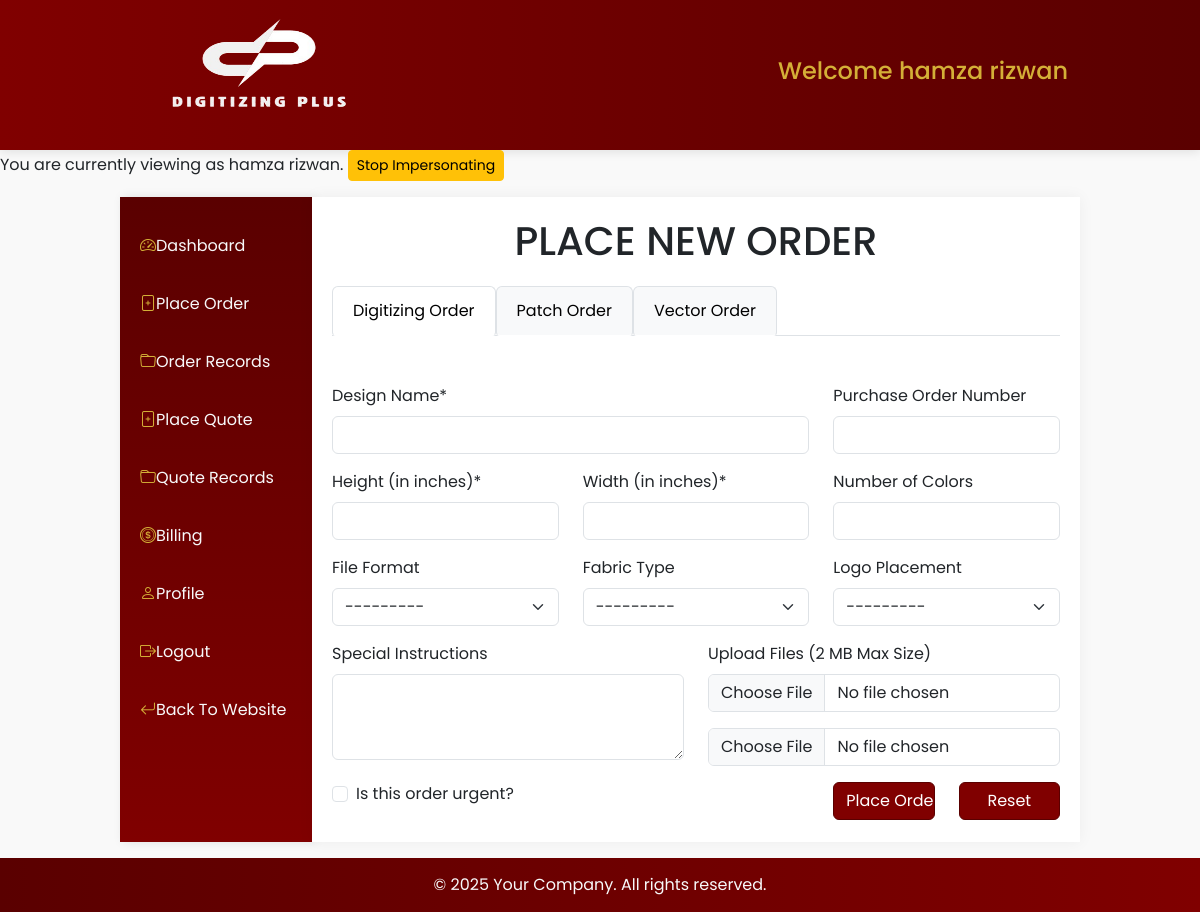
Page /user/customer/orders/ (signed in) on the committed database.
### users/models.py (models this page shows, shortened)
class User(AbstractUser):
    COUNTRY_CHOICES = [
        ('United States', 'United States'),
        ('United Kingdom', 'United Kingdom'),
        ('Australia', 'Australia'),
        ('New Zealand', 'New Zealand'),
        ('Germany', 'Germany'),
        ('Canada', 'Canada'),
    ]
    username = None
    user_id = models.CharField(max_length=100, unique=True, blank=False, null=False)
    email = models.EmailField(unique=True)
    email2 = models.EmailField(blank=True, null=True, verbose_name="Secondary Email")
    email3 = models.EmailField(blank=True, null=True, verbose_name="Tertiary Email")
    first_name = models.CharField(max_length=100, blank=False, null=False)
    last_name = models.CharField(max_length=100, blank=False, null=False)
    phone_number = models.CharField(max_length=50, null=True, blank=True)
    address = models.CharField(max_length=500)
    city = models.CharField(max_length=50)
    state = models.CharField(max_length=50)
    zip_code = models.CharField(max_length=15)
    created_at = models.DateField(auto_now_add=True, null=True, blank=True)
    country = models.CharField(
        max_length=15,
        choices=COUNTRY_CHOICES,
        default='US',  # Default to United States
        verbose_name="Country"
    )
    USERNAME_FIELD = 'user_id'
    REQUIRED_FIELDS = []  # Removed email from required fields
    objects = UserManager()
    COUNTRY_CODE_MAP = {
        'United States': 'us',
        'United Kingdom': 'gb',
        'Australia': 'au',
        'New Zealand': 'nz',
        'Germany': 'de',
        'Canada': 'ca',
    }

### users/views.py (the view, shortened to what this page needs)
# urls.py: path('customer/orders/', views.orders, name='customer-orders'),
@login_required
def orders(request):
    effective_user = get_effective_user(request)
    digitizing_form = DigitizingOrderForm(user=effective_user)
    patch_form = PatchOrderForm(user=effective_user)
    vector_form = VectorOrderForm(user=effective_user)
    context = {
        'digitizing_form': digitizing_form,
        'patch_form': patch_form,
        'vector_form': vector_form,
        'edit_mode': False
    }
    return render(request, 'users/customer/orders.html', context)

### digitizingplus/context_processors.py (called while the page is built)
def company_info(request):
    try:
        company = CompanyInfo.objects.first()
    except CompanyInfo.DoesNotExist:
        company = None
    return {'company_info': company}

### users/utils.py (called while the page is built)
def get_effective_user(request):
    if hasattr(request, 'is_impersonating') and request.is_impersonating:
        return request.original_user  # We'll set this in the middleware
    return request.user

### users/templates/users/customer/orders.html (shortened to what this page needs)
{% extends "users/customer/base.html" %}
{% load crispy_forms_tags %}
{% block content %}
<h1 class="text-center mb-3">
    {% if edit_mode %}EDIT{% else %}PLACE NEW{% endif %} ORDER
</h1>
<ul class="nav nav-tabs" id="orderTabs" role="tablist">
    <li class="nav-item" role="presentation">
        <button class="nav-link {% if edit_mode and active_tab == 'digitizing' or not edit_mode %}active{% endif %}"
                id="digitizing-tab" data-bs-toggle="tab" data-bs-target="#digitizing"
                type="button" role="tab" aria-controls="digitizing"
                aria-selected="{% if edit_mode and active_tab == 'digitizing' or not edit_mode %}true{% else %}false{% endif %}">
            Digitizing Order
        </button>
    </li>
    <li class="nav-item" role="presentation">
        <button class="nav-link {% if edit_mode and active_tab == 'patch' %}active{% endif %}"
                id="patch-tab" data-bs-toggle="tab" data-bs-target="#patch"
                type="button" role="tab" aria-controls="patch"
                aria-selected="{% if edit_mode and active_tab == 'patch' %}true{% else %}false{% endif %}">
            Patch Order
        </button>
    </li>
    <li class="nav-item" role="presentation">
        <button class="nav-link {% if edit_mode and active_tab == 'vector' %}active{% endif %}"
                id="vector-tab" data-bs-toggle="tab" data-bs-target="#vector"
                type="button" role="tab" aria-controls="vector"
                aria-selected="{% if edit_mode and active_tab == 'vector' %}true{% else %}false{% endif %}">
            Vector Order
        </button>
    </li>
</ul>
<div class="tab-content" id="orderTabsContent">
    <div class="tab-pane fade {% if edit_mode and active_tab == 'digitizing' or not edit_mode %}show active{% endif %} mt-5"
         id="digitizing" role="tabpanel" aria-labelledby="digitizing-tab">
        <form action="{% if edit_mode %}{% url 'users:edit-order' type=type id=order_id %}{% else %}{% url 'users:customer-orders' %}{% endif %}"
              method="post" enctype="multipart/form-data">
            {% crispy digitizing_form %}
        </form>
    </div>
</div>
{% endblock content %}

### users/templates/users/customer/base.html (shortened to what this page needs)
{% load static %}
<!DOCTYPE html>
<html lang="en">
<head>
    <link href="https://cdn.jsdelivr.net/npm/bootstrap@5.3.0-alpha1/dist/css/bootstrap.min.css" rel="stylesheet">
    <link href="https://cdn.jsdelivr.net/npm/bootstrap-icons@1.11.3/font/bootstrap-icons.css" rel="stylesheet">
    <link rel="stylesheet" href="{% static "css/portals/customerbase.css" %}">
</head>
<body>
<header>
    <div class="container1">
        <div class="row">
            <div class="col-md-6 text-start">
                <div class="logo">
                    <a href="{% url 'web:index' %}"><img src="{% static 'images/logo1.png' %}" alt="Logo"></a>
                </div>
            </div>
            <div class="col-md-6 text-end">
                <h4 class="text-gold">Welcome {{request.user.first_name}} {{request.user.last_name}}</h4>
            </div>
        </div>
    </div>
</header>
{% if request.is_impersonating %}
<div class="impersonation-banner">
    You are currently viewing as {{ request.user.get_full_name }}.
    <a href="{% url 'users:stop-impersonate' %}" class="btn btn-warning btn-sm">Stop Impersonating</a>
</div>
{% endif %}
    <div class="main-content mt-3 mb-3">
        <nav class="sidebar">
            <ul class="list-group list-group-flush">
                <li class="list-group-item"><a class="nav-link" href="{% url "users:customer-dashboard" %}"><i class="bi bi-speedometer2"></i>Dashboard</a></li>
                <li class="list-group-item"><a class="nav-link" href="{% url "users:customer-orders" %}"><i class="bi bi-file-plus"></i>Place Order</a></li>
                <li class="list-group-item"><a class="nav-link" href="{% url "users:customer-orders-records" %}"><i class="bi bi-folder"></i>Order Records</a></li>
                <li class="list-group-item"><a class="nav-link" href="{% url "users:customer-quotes" %}"><i class="bi bi-file-plus"></i>Place Quote</a></li>
                <li class="list-group-item"><a class="nav-link" href="{% url "users:customer-quote-records" %}"><i class="bi bi-folder"></i>Quote Records</a></li>
                <li class="list-group-item"><a class="nav-link" href="{% url "users:invoice-list" %}"><i class="bi bi-coin"></i>Billing</a></li>
                <li class="list-group-item"><a class="nav-link" href="{% url "users:customer-profile" %}"><i class="bi bi-person"></i>Profile</a></li>
                <li class="list-group-item"><a class="nav-link" href="{% url "users:logout" %}"><i class="bi bi-box-arrow-right"></i>Logout</a></li>
                <li class="list-group-item"><a class="nav-link" href="{% url "web:index" %}"><i class="bi bi-arrow-return-left"></i>Back To Website</a></li>
            </ul>
        </nav>
        <main class="content-area">
            {% block content %}
            {% endblock content %}
        </main>
    </div>
    <footer class="footer">
        <p class="mb-0">&copy; {% now "Y" %} Your Company. All rights reserved.</p>
    </footer>
</body>
</html>

### static/css/portals/customerbase.css (style rules this page uses)
:root { --maroon-primary: #800000; --maroon-dark: #5a0000; --maroon-light: #a80000; --cream-accent: #fff5ee; --gold-accent: #d4af37; --text-light: #f8f9fa; --text-dark: #212529; }
body { font-family: 'Poppins', sans-serif; display: flex; flex-direction: column; min-height: 100vh; background-color: #f9f9f9; }
.main-content { flex: 1; display: flex; width: 80%; margin: auto; }
header { background: linear-gradient(to right, var(--maroon-primary), var(--maroon-dark)); color: var(--text-light); padding: 15px 0; box-shadow: 0 2px 10px rgba(0,0,0,0.1); }
.sidebar { width: 20%; background: linear-gradient(to bottom, var(--maroon-dark), var(--maroon-primary)); color: var(--text-light); padding: 20px 0; box-shadow: 3px 0 10px rgba(0,0,0,0.1); }
.nav-link { color: var(--text-light); padding: 12px 20px; margin: 5px 0; border-radius: 4px; transition: all 0.3s ease; }
.nav-link i { color: var(--gold-accent); }
.list-group-item { background-color: transparent; border: none; padding: 0; }
.content-area { width: 80%; padding: 20px; background-color: white; box-shadow: 0 0 15px rgba(0,0,0,0.05); }
.footer { background: linear-gradient(to right, var(--maroon-dark), var(--maroon-primary)); color: var(--text-light); padding: 15px 0; text-align: center; }
.btn-primary { background-color: var(--maroon-primary); border-color: var(--maroon-dark); }
.text-gold { color: var(--gold-accent); }
.logo img { height: 120px; width: 250px; }
header .row { display: flex; align-items: center; margin: 0; }
header .container1 { width: 80%; margin: 0 auto; padding: 0; }

### users/templates/users/customer/base.html (style rules this page uses)
input[type="number"] { -moz-appearance: textfield; }

### users/templates/users/customer/orders.html (style rules this page uses)
.nav-tabs .nav-link { color: #000; background-color: #f8f9fa; border-color: #dee2e6 #dee2e6 #fff; }
.nav-tabs .nav-link.active { color: #000; background-color: #fff; border-color: #dee2e6 #dee2e6 #fff; }

### rows in the picture
User: user.first_name "hamza", user.last_name "rizwan", user.get_full_name "hamza rizwan"
